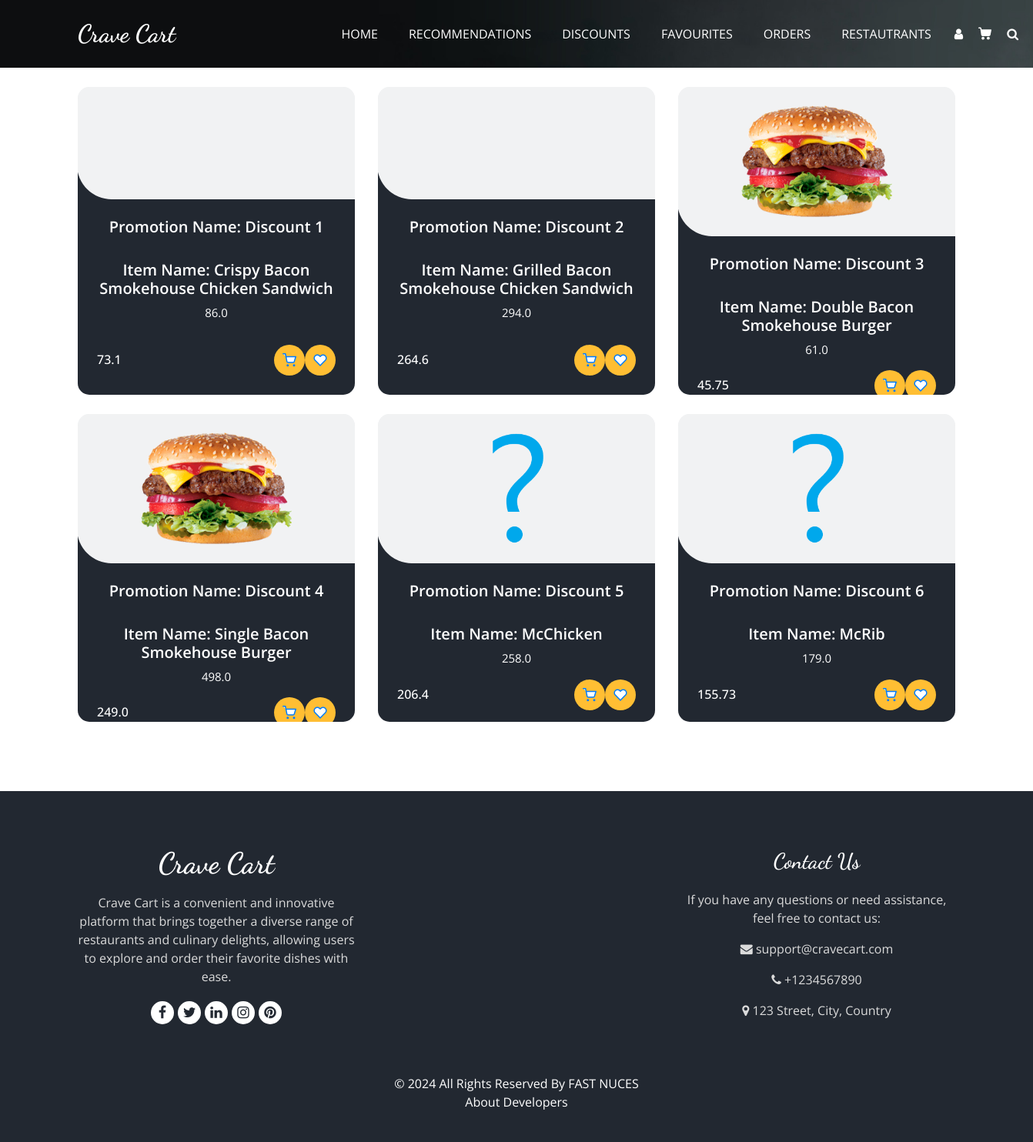
The app's page /discounts (signed in) with its own data.
### tables this page shows
CREATE TABLE Promotions (
                        PromotionID INTEGER PRIMARY KEY AUTOINCREMENT,
                        PromotionName TEXT,
                        MenuID INTEGER,
                        Description TEXT,
                        Discount REAL,
                        StartDate TEXT,
                        EndDate TEXT,
                        FOREIGN KEY (MenuID) REFERENCES Menus (MenuID) ON DELETE CASCADE
                    );

CREATE TABLE Menus (
                        MenuID INTEGER PRIMARY KEY AUTOINCREMENT,
                        RestaurantID INTEGER,
                        ItemName TEXT,
                        Description TEXT,
                        Price REAL,
                        Category TEXT,
                        ImagePNG TEXT,
                        ImageJPG TEXT,
                        Rating INTEGER DEFAULT 0,
                        FOREIGN KEY (RestaurantID) REFERENCES Restaurants(RestaurantID) ON DELETE CASCADE
                    );

### main.py (the view)
@app.route('/discounts')
def discounts():
    if 'username' not in session:
        return redirect('/login')
    if not DataBase.is_customer(session['username']):
        return render_template('404.html'), 404
    data= DataBase.get_active_promotions(current_date=date.today().strftime("%Y-%m-%d"),all=True,png=True)
    return render_template('user/discounts.html',data=data,result=len(data))

### DataBase.py (called while the page is built)
def is_customer(id):
    try:
        cursor.execute('''SELECT * FROM Customers where CustomerID=?;''',[id])
        ans = cursor.fetchone()
        if ans:
            return True
        else:
            return False
    except Exception as e:
        print(e)
        return False

### templates/user/discounts.html (shortened to what this page needs)
<!DOCTYPE html>
<html>
<head>
  <link rel="stylesheet" type="text/css" href="{{url_for('static',filename='css/bootstrap.css')}}" />
  <link rel="stylesheet" type="text/css" href="https://cdnjs.cloudflare.com/ajax/libs/OwlCarousel2/2.3.4/assets/owl.carousel.min.css" />
  <link rel="stylesheet" href="https://cdnjs.cloudflare.com/ajax/libs/jquery-nice-select/1.1.0/css/nice-select.min.css" />
  <link href="{{url_for('static',filename='css/font-awesome.min.css')}}" rel="stylesheet" />
  <link href="{{url_for('static',filename='css/style.css')}}" rel="stylesheet" />
  <link href="{{url_for('static',filename='css/responsive.css')}}" rel="stylesheet" />
</head>
<body class="sub_page">
  <div class="hero_area">
    <div class="bg-box">
      <img src="{{url_for('static',filename='images/hero-bg.jpg')}}" alt="">
    </div>
    <header class="header_section">
      <div class="container">
        <nav class="navbar navbar-expand-lg custom_nav-container ">
          <a class="navbar-brand" href="home">
            <span>
              Crave Cart
            </span>
          </a>
          <div class="collapse navbar-collapse" id="navbarSupportedContent">
            <ul class="navbar-nav  mx-auto ">
              <li class="nav-item">
                <a class="nav-link" href="home">Home </a>
              </li>
              <li class="nav-item">
                <a class="nav-link" href="recommendation">Recommendations  </a>
              </li>
              <li class="nav-item">
                <a class="nav-link" href="discounts">Discounts<span class="sr-only">(current)</span></a>
              </li>
              <li class="nav-item">
                <a class="nav-link" href="favourites">Favourites</a>
              </li>
              <li class="nav-item">
                <a class="nav-link" href="trackorders">Orders</a>
              </li>
              <li class="nav-item">
                <a class="nav-link" href="restaurants">Restautrants</a>
              </li>
            </ul>
            <div class="user_option">
                <a href="profile" class="user_link">
                  <i class="fa fa-user" aria-hidden="true"></i>
                </a>
                <a class="cart_link" href="cart">
                 </a>
                 <form class="form-inline active">
                  <button class="btn my-2 my-sm-0 nav_search-btn" type="button" onclick="openSearchPage()">
                      <i class="fa fa-search" aria-hidden="true"></i>
                  </button>
                 </form>
                  <form class="form-inline">
               </form>
             </div>
          </div>
        </nav>
      </div>
    </header>
  </div>
    {%if result!=0%}
  <section class="food_section layout_padding-bottom">
    <div class="container">
      <div class="filters-content">
        <div class="row grid">
            {% for item in data%}
            <div class="col-sm-6 col-lg-4 all category">
            <div class="box" id="menu-item-box">
              <div>
                <div class="img-box">
                  <img src="{{url_for('static',filename='images/'+item['Image'])}}" alt="">
                </div>
                <div class="detail-box">
                  <h5>
                    Promotion Name: {{item['PromotionName']}}
                  </h5>
                    <br>
                  <h5>
                    Item Name: {{item['itemName']}}
                  </h5>
                  <p>
                    {{item['Price']}}
                  </p>
                  <div class="options">
                    <h6>
                        {{item['DiscountedPrice']}}
                    </h6>
                    <div class="button-container" id="menu-buttons">
                      <a href="#"
                          class="add-to-cart-btn-discount"
                          data-name="{{ item['PromotionName'] }}">
                      </a>
                      <a href="#" class="favorite-btn-discount" data-name="{{ item['PromotionName'] }}">
                      </a>
                  </div>
                  </div>
                </div>
              </div>
            </div>
            </div>
            {%endfor%}
        </div>
      </div>
    </div>
  </section>
  {%endif%}
  <footer class="footer_section">
    <div class="container">
        <div class="row">
            <div class="col-md-4 footer-col">
                <div class="footer_detail">
                    <a href="#" class="footer-logo">Crave Cart</a>
                    <p>Crave Cart is a convenient and innovative platform that brings together a diverse range of restaurants and culinary delights, allowing users to explore and order their favorite dishes with ease.</p>
                    <div class="footer_social">
                        <a ><i class="fa fa-facebook" aria-hidden="true"></i></a>
                        <a ><i class="fa fa-twitter" aria-hidden="true"></i></a>
                        <a ><i class="fa fa-linkedin" aria-hidden="true"></i></a>
                        <a ><i class="fa fa-instagram" aria-hidden="true"></i></a>
                        <a ><i class="fa fa-pinterest" aria-hidden="true"></i></a>
                    </div>
                </div>
            </div>
            <div class="col-md-4 footer-col">
            </div>
            <div class="col-md-4 footer-col">
                <h4>Contact Us</h4>
                <p>If you have any questions or need assistance, feel free to contact us:</p>
                <p><i class="fa fa-envelope"></i> support@cravecart.com</p>
                <p> <i class="fa fa-phone"></i> +1234567890</p>
                <p> <i class="fa fa-map-marker"></i> 123 Street, City, Country</p>
            </div>
        </div>
        <div class="footer-info">
            <p>&copy; <span id="displayYear"></span> All Rights Reserved By <a href="https://www.nu.edu.pk/">FAST NUCES</a><br>
                <a href="/Aboutus"> About Developers </a>
            </p>
        </div>
    </div>
</footer>
</body>
</html>

### static/css/responsive.css (style rules this page uses)
@media (min-width: 1200px) { .container { max-width: 1170px; } }

### records on screen
Promotions: PromotionName "Discount 1", itemName "Crispy Bacon Smokehouse Chicken Sandwich", Price "86.0", DiscountedPrice "73.1"
Promotions: PromotionName "Discount 2", itemName "Grilled Bacon Smokehouse Chicken Sandwich", Price "294.0", DiscountedPrice "264.6"
Promotions: ImagePNG (picture), PromotionName "Discount 3", itemName "Double Bacon Smokehouse Burger", Price "61.0", DiscountedPrice "45.75"
Promotions: ImagePNG (picture), PromotionName "Discount 4", itemName "Single Bacon Smokehouse Burger", Price "498.0", DiscountedPrice "249.0"
Promotions: ImagePNG (placeholder picture), PromotionName "Discount 5", itemName "McChicken", Price "258.0", DiscountedPrice "206.4"
Promotions: ImagePNG (placeholder picture), PromotionName "Discount 6", itemName "McRib", Price "179.0", DiscountedPrice "155.73"
